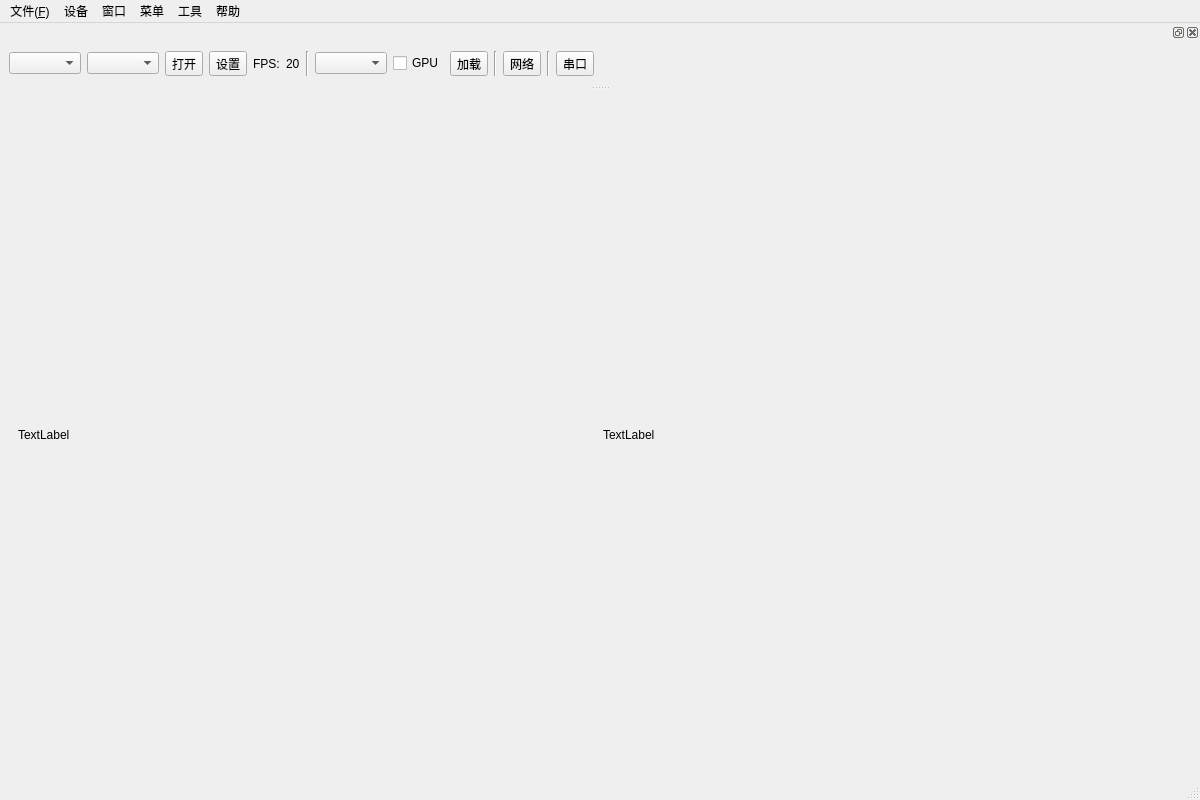
<?xml version="1.0" encoding="UTF-8"?>
<ui version="4.0">
 <class>MainWindow</class>
 <widget class="QMainWindow" name="MainWindow">
  <property name="geometry">
   <rect>
    <x>0</x>
    <y>0</y>
    <width>1200</width>
    <height>800</height>
   </rect>
  </property>
  <property name="acceptDrops">
   <bool>true</bool>
  </property>
  <property name="windowTitle">
   <string>目标跟踪系统v1.0</string>
  </property>
  <widget class="QWidget" name="centralwidget">
   <property name="sizePolicy">
    <sizepolicy hsizetype="Preferred" vsizetype="Preferred">
     <horstretch>0</horstretch>
     <verstretch>0</verstretch>
    </sizepolicy>
   </property>
   <property name="minimumSize">
    <size>
     <width>0</width>
     <height>0</height>
    </size>
   </property>
   <layout class="QVBoxLayout" name="verticalLayout">
    <item>
     <widget class="QStackedWidget" name="stackedWidget">
      <widget class="QWidget" name="page">
       <layout class="QHBoxLayout" name="horizontalLayout_2">
        <item>
         <widget class="QLabel" name="label_2">
          <property name="text">
           <string>TextLabel</string>
          </property>
         </widget>
        </item>
        <item>
         <widget class="QLabel" name="label">
          <property name="text">
           <string>TextLabel</string>
          </property>
         </widget>
        </item>
       </layout>
      </widget>
      <widget class="QWidget" name="page_2"/>
     </widget>
    </item>
   </layout>
  </widget>
  <widget class="QMenuBar" name="menubar">
   <property name="geometry">
    <rect>
     <x>0</x>
     <y>0</y>
     <width>1200</width>
     <height>17</height>
    </rect>
   </property>
   <widget class="QMenu" name="menu">
    <property name="title">
     <string>设备</string>
    </property>
   </widget>
   <widget class="QMenu" name="menu_2">
    <property name="title">
     <string>菜单</string>
    </property>
   </widget>
   <widget class="QMenu" name="menu_3">
    <property name="title">
     <string>帮助</string>
    </property>
   </widget>
   <widget class="QMenu" name="menu_4">
    <property name="title">
     <string>文件(&amp;F)</string>
    </property>
    <addaction name="action"/>
    <addaction name="action_2"/>
   </widget>
   <widget class="QMenu" name="menu_5">
    <property name="title">
     <string>窗口</string>
    </property>
    <addaction name="action_3"/>
    <addaction name="action_4"/>
    <addaction name="action_5"/>
   </widget>
   <widget class="QMenu" name="menu_6">
    <property name="title">
     <string>工具</string>
    </property>
   </widget>
   <addaction name="menu_4"/>
   <addaction name="menu"/>
   <addaction name="menu_5"/>
   <addaction name="menu_2"/>
   <addaction name="menu_6"/>
   <addaction name="menu_3"/>
  </widget>
  <widget class="QStatusBar" name="statusbar"/>
  <widget class="QDockWidget" name="dockWidget">
   <attribute name="dockWidgetArea">
    <number>4</number>
   </attribute>
   <widget class="QWidget" name="dockWidgetContents">
    <layout class="QHBoxLayout" name="horizontalLayout">
     <item>
      <widget class="QComboBox" name="m_cam_list">
       <property name="sizePolicy">
        <sizepolicy hsizetype="Preferred" vsizetype="Fixed">
         <horstretch>0</horstretch>
         <verstretch>0</verstretch>
        </sizepolicy>
       </property>
      </widget>
     </item>
     <item>
      <widget class="QComboBox" name="m_res_list">
       <property name="sizePolicy">
        <sizepolicy hsizetype="Preferred" vsizetype="Fixed">
         <horstretch>0</horstretch>
         <verstretch>0</verstretch>
        </sizepolicy>
       </property>
      </widget>
     </item>
     <item>
      <widget class="QToolButton" name="m_open_camera">
       <property name="sizePolicy">
        <sizepolicy hsizetype="Fixed" vsizetype="Fixed">
         <horstretch>1</horstretch>
         <verstretch>0</verstretch>
        </sizepolicy>
       </property>
       <property name="text">
        <string>打开</string>
       </property>
      </widget>
     </item>
     <item>
      <widget class="QToolButton" name="m_cam_setting">
       <property name="sizePolicy">
        <sizepolicy hsizetype="Fixed" vsizetype="Fixed">
         <horstretch>1</horstretch>
         <verstretch>0</verstretch>
        </sizepolicy>
       </property>
       <property name="text">
        <string>设置</string>
       </property>
      </widget>
     </item>
     <item>
      <widget class="QLabel" name="label_3">
       <property name="text">
        <string>FPS:</string>
       </property>
      </widget>
     </item>
     <item>
      <widget class="QLabel" name="label_4">
       <property name="text">
        <string>20</string>
       </property>
      </widget>
     </item>
     <item>
      <widget class="Line" name="line">
       <property name="orientation">
        <enum>Qt::Vertical</enum>
       </property>
      </widget>
     </item>
     <item>
      <widget class="QComboBox" name="m_onnx_list">
       <property name="sizePolicy">
        <sizepolicy hsizetype="Preferred" vsizetype="Fixed">
         <horstretch>0</horstretch>
         <verstretch>0</verstretch>
        </sizepolicy>
       </property>
      </widget>
     </item>
     <item>
      <widget class="QCheckBox" name="m_isGPU">
       <property name="sizePolicy">
        <sizepolicy hsizetype="Minimum" vsizetype="Fixed">
         <horstretch>0</horstretch>
         <verstretch>0</verstretch>
        </sizepolicy>
       </property>
       <property name="text">
        <string>GPU</string>
       </property>
      </widget>
     </item>
     <item>
      <widget class="QToolButton" name="toolButton_2">
       <property name="sizePolicy">
        <sizepolicy hsizetype="Fixed" vsizetype="Fixed">
         <horstretch>1</horstretch>
         <verstretch>0</verstretch>
        </sizepolicy>
       </property>
       <property name="text">
        <string>加载</string>
       </property>
      </widget>
     </item>
     <item>
      <widget class="Line" name="line_2">
       <property name="orientation">
        <enum>Qt::Vertical</enum>
       </property>
      </widget>
     </item>
     <item>
      <widget class="QToolButton" name="m_websocket">
       <property name="sizePolicy">
        <sizepolicy hsizetype="Fixed" vsizetype="Fixed">
         <horstretch>1</horstretch>
         <verstretch>0</verstretch>
        </sizepolicy>
       </property>
       <property name="text">
        <string>网络</string>
       </property>
      </widget>
     </item>
     <item>
      <widget class="Line" name="line_3">
       <property name="orientation">
        <enum>Qt::Vertical</enum>
       </property>
      </widget>
     </item>
     <item>
      <widget class="QToolButton" name="toolButton">
       <property name="sizePolicy">
        <sizepolicy hsizetype="Fixed" vsizetype="Fixed">
         <horstretch>1</horstretch>
         <verstretch>0</verstretch>
        </sizepolicy>
       </property>
       <property name="text">
        <string>串口</string>
       </property>
      </widget>
     </item>
     <item>
      <widget class="QWidget" name="widget" native="true">
       <property name="sizePolicy">
        <sizepolicy hsizetype="Expanding" vsizetype="Preferred">
         <horstretch>0</horstretch>
         <verstretch>0</verstretch>
        </sizepolicy>
       </property>
      </widget>
     </item>
    </layout>
   </widget>
  </widget>
  <action name="action">
   <property name="text">
    <string>打开</string>
   </property>
   <property name="shortcut">
    <string>Ctrl+N</string>
   </property>
  </action>
  <action name="action_2">
   <property name="text">
    <string>关闭</string>
   </property>
   <property name="shortcut">
    <string>Ctrl+W</string>
   </property>
  </action>
  <action name="action_3">
   <property name="text">
    <string>全屏(&amp;F11)</string>
   </property>
   <property name="toolTip">
    <string>全屏</string>
   </property>
   <property name="shortcut">
    <string>F11</string>
   </property>
  </action>
  <action name="action_4">
   <property name="text">
    <string>最大化</string>
   </property>
  </action>
  <action name="action_5">
   <property name="text">
    <string>恢复</string>
   </property>
  </action>
 </widget>
 <resources/>
 <connections/>
</ui>
